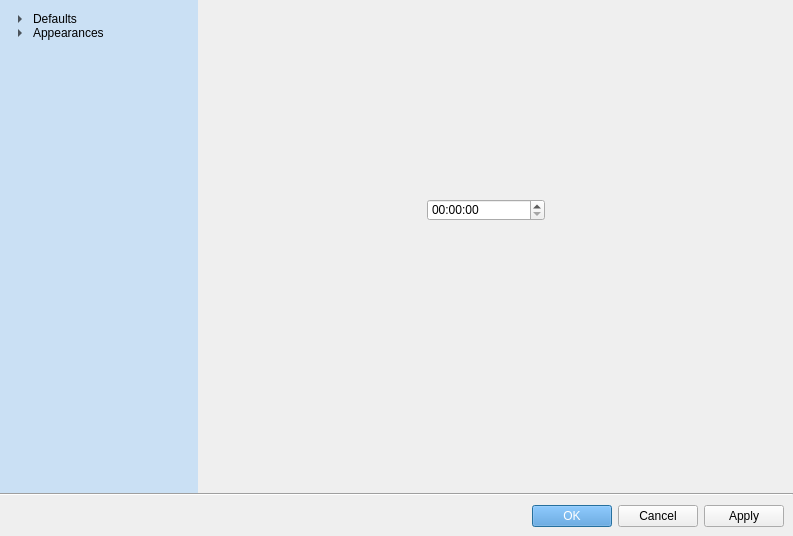
<?xml version="1.0" encoding="UTF-8"?>
<ui version="4.0">
 <class>Preferences</class>
 <widget class="QDialog" name="Preferences">
  <property name="windowModality">
   <enum>Qt::NonModal</enum>
  </property>
  <property name="geometry">
   <rect>
    <x>0</x>
    <y>0</y>
    <width>793</width>
    <height>536</height>
   </rect>
  </property>
  <property name="windowTitle">
   <string>Preferences</string>
  </property>
  <property name="modal">
   <bool>false</bool>
  </property>
  <layout class="QVBoxLayout" name="verticalLayout">
   <property name="spacing">
    <number>0</number>
   </property>
   <property name="leftMargin">
    <number>0</number>
   </property>
   <property name="topMargin">
    <number>0</number>
   </property>
   <property name="rightMargin">
    <number>0</number>
   </property>
   <property name="bottomMargin">
    <number>0</number>
   </property>
   <item>
    <widget class="QFrame" name="frame_settings">
     <property name="frameShape">
      <enum>QFrame::NoFrame</enum>
     </property>
     <property name="frameShadow">
      <enum>QFrame::Raised</enum>
     </property>
     <property name="lineWidth">
      <number>0</number>
     </property>
     <layout class="QHBoxLayout" name="horizontalLayout_2" stretch="1,3">
      <property name="spacing">
       <number>0</number>
      </property>
      <property name="leftMargin">
       <number>0</number>
      </property>
      <property name="topMargin">
       <number>0</number>
      </property>
      <property name="rightMargin">
       <number>0</number>
      </property>
      <property name="bottomMargin">
       <number>0</number>
      </property>
      <item>
       <widget class="QTreeWidget" name="treeWidget_categories">
        <property name="sizePolicy">
         <sizepolicy hsizetype="Expanding" vsizetype="Expanding">
          <horstretch>0</horstretch>
          <verstretch>0</verstretch>
         </sizepolicy>
        </property>
        <property name="styleSheet">
         <string notr="true">background-color: rgba(176, 214, 247, 60%);
padding: 12px 10px;


</string>
        </property>
        <property name="frameShape">
         <enum>QFrame::NoFrame</enum>
        </property>
        <property name="frameShadow">
         <enum>QFrame::Plain</enum>
        </property>
        <property name="lineWidth">
         <number>0</number>
        </property>
        <property name="horizontalScrollBarPolicy">
         <enum>Qt::ScrollBarAlwaysOff</enum>
        </property>
        <property name="sizeAdjustPolicy">
         <enum>QAbstractScrollArea::AdjustToContents</enum>
        </property>
        <property name="autoScrollMargin">
         <number>20</number>
        </property>
        <property name="editTriggers">
         <set>QAbstractItemView::EditKeyPressed|QAbstractItemView::SelectedClicked</set>
        </property>
        <property name="selectionBehavior">
         <enum>QAbstractItemView::SelectItems</enum>
        </property>
        <property name="autoExpandDelay">
         <number>-1</number>
        </property>
        <property name="rootIsDecorated">
         <bool>true</bool>
        </property>
        <property name="sortingEnabled">
         <bool>false</bool>
        </property>
        <property name="animated">
         <bool>true</bool>
        </property>
        <property name="allColumnsShowFocus">
         <bool>false</bool>
        </property>
        <property name="wordWrap">
         <bool>false</bool>
        </property>
        <property name="headerHidden">
         <bool>true</bool>
        </property>
        <property name="columnCount">
         <number>1</number>
        </property>
        <attribute name="headerVisible">
         <bool>false</bool>
        </attribute>
        <attribute name="headerCascadingSectionResizes">
         <bool>false</bool>
        </attribute>
        <attribute name="headerShowSortIndicator" stdset="0">
         <bool>false</bool>
        </attribute>
        <column>
         <property name="text">
          <string/>
         </property>
        </column>
        <item>
         <property name="text">
          <string>Defaults</string>
         </property>
         <item>
          <property name="text">
           <string>GTOR Network</string>
          </property>
         </item>
         <item>
          <property name="text">
           <string>Grid Layout</string>
          </property>
         </item>
        </item>
        <item>
         <property name="text">
          <string>Appearances</string>
         </property>
         <item>
          <property name="text">
           <string>Window Size</string>
          </property>
         </item>
         <item>
          <property name="text">
           <string>Font</string>
          </property>
         </item>
         <item>
          <property name="text">
           <string>Colors</string>
          </property>
         </item>
        </item>
       </widget>
      </item>
      <item>
       <widget class="QScrollArea" name="scrollArea_values">
        <property name="sizePolicy">
         <sizepolicy hsizetype="Expanding" vsizetype="Expanding">
          <horstretch>0</horstretch>
          <verstretch>0</verstretch>
         </sizepolicy>
        </property>
        <property name="styleSheet">
         <string notr="true"/>
        </property>
        <property name="frameShape">
         <enum>QFrame::NoFrame</enum>
        </property>
        <property name="frameShadow">
         <enum>QFrame::Sunken</enum>
        </property>
        <property name="lineWidth">
         <number>0</number>
        </property>
        <property name="widgetResizable">
         <bool>true</bool>
        </property>
        <property name="alignment">
         <set>Qt::AlignLeading|Qt::AlignLeft|Qt::AlignTop</set>
        </property>
        <widget class="QWidget" name="scrollAreaWidgetContents_values">
         <property name="geometry">
          <rect>
           <x>0</x>
           <y>0</y>
           <width>595</width>
           <height>492</height>
          </rect>
         </property>
         <layout class="QGridLayout" name="gridLayout">
          <property name="leftMargin">
           <number>0</number>
          </property>
          <property name="topMargin">
           <number>0</number>
          </property>
          <property name="rightMargin">
           <number>0</number>
          </property>
          <property name="bottomMargin">
           <number>0</number>
          </property>
          <property name="spacing">
           <number>0</number>
          </property>
          <item row="0" column="0">
           <widget class="QWidget" name="currSettingsTab" native="true">
            <layout class="QGridLayout" name="gridLayout_2">
             <item row="0" column="0">
              <widget class="QStackedWidget" name="stackedWidget">
               <property name="enabled">
                <bool>true</bool>
               </property>
               <property name="currentIndex">
                <number>1</number>
               </property>
               <widget class="QWidget" name="page_font">
                <widget class="QDial" name="dial">
                 <property name="geometry">
                  <rect>
                   <x>120</x>
                   <y>170</y>
                   <width>50</width>
                   <height>64</height>
                  </rect>
                 </property>
                </widget>
               </widget>
               <widget class="QWidget" name="page_2">
                <widget class="QTimeEdit" name="timeEdit">
                 <property name="geometry">
                  <rect>
                   <x>220</x>
                   <y>190</y>
                   <width>118</width>
                   <height>22</height>
                  </rect>
                 </property>
                </widget>
               </widget>
              </widget>
             </item>
            </layout>
           </widget>
          </item>
         </layout>
        </widget>
       </widget>
      </item>
     </layout>
    </widget>
   </item>
   <item>
    <widget class="Line" name="line">
     <property name="frameShadow">
      <enum>QFrame::Sunken</enum>
     </property>
     <property name="lineWidth">
      <number>1</number>
     </property>
     <property name="orientation">
      <enum>Qt::Horizontal</enum>
     </property>
    </widget>
   </item>
   <item>
    <widget class="QFrame" name="frame_buttons">
     <property name="maximumSize">
      <size>
       <width>16777215</width>
       <height>45</height>
      </size>
     </property>
     <property name="frameShape">
      <enum>QFrame::NoFrame</enum>
     </property>
     <property name="frameShadow">
      <enum>QFrame::Raised</enum>
     </property>
     <property name="lineWidth">
      <number>0</number>
     </property>
     <layout class="QHBoxLayout" name="horizontalLayout">
      <item>
       <spacer name="horizontalSpacer">
        <property name="orientation">
         <enum>Qt::Horizontal</enum>
        </property>
        <property name="sizeHint" stdset="0">
         <size>
          <width>40</width>
          <height>20</height>
         </size>
        </property>
       </spacer>
      </item>
      <item>
       <widget class="QPushButton" name="pushButton_ok">
        <property name="styleSheet">
         <string notr="true">background-color: #4d97db;
color: white
</string>
        </property>
        <property name="text">
         <string>OK</string>
        </property>
       </widget>
      </item>
      <item>
       <widget class="QPushButton" name="pushButton_cancel">
        <property name="text">
         <string>Cancel</string>
        </property>
       </widget>
      </item>
      <item>
       <widget class="QPushButton" name="pushButton_apply">
        <property name="text">
         <string>Apply</string>
        </property>
       </widget>
      </item>
     </layout>
    </widget>
   </item>
  </layout>
 </widget>
 <resources/>
 <connections>
  <connection>
   <sender>pushButton_ok</sender>
   <signal>clicked()</signal>
   <receiver>Preferences</receiver>
   <slot>accept()</slot>
   <hints>
    <hint type="sourcelabel">
     <x>583</x>
     <y>514</y>
    </hint>
    <hint type="destinationlabel">
     <x>396</x>
     <y>267</y>
    </hint>
   </hints>
  </connection>
  <connection>
   <sender>pushButton_cancel</sender>
   <signal>clicked()</signal>
   <receiver>Preferences</receiver>
   <slot>reject()</slot>
   <hints>
    <hint type="sourcelabel">
     <x>664</x>
     <y>514</y>
    </hint>
    <hint type="destinationlabel">
     <x>396</x>
     <y>267</y>
    </hint>
   </hints>
  </connection>
 </connections>
</ui>
